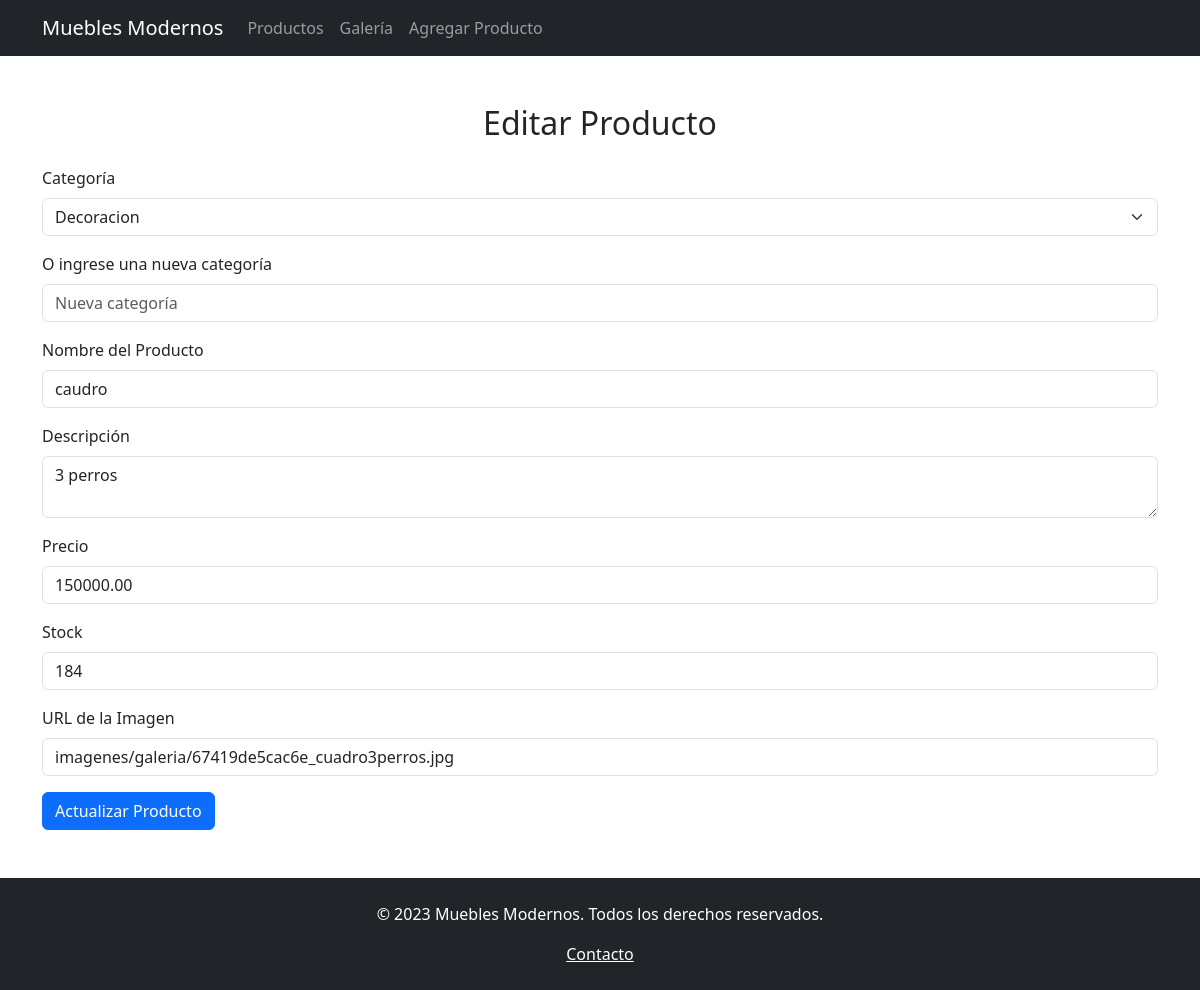
/editar_producto.php?producto_id=6 (signed in), run on the app's committed database.
### tables this page shows
CREATE TABLE `inventario` (
  `id_producto` int(11) NOT NULL,
  `categoria` varchar(255) NOT NULL,
  `nombre` varchar(255) NOT NULL,
  `descripcion` text DEFAULT NULL,
  `precio` decimal(10,2) NOT NULL,
  `stock` int(11) NOT NULL,
  `imagen_url` varchar(255) DEFAULT NULL,
  `en_oferta` enum('si','no') DEFAULT 'no',
  `descuento` int(11) DEFAULT 0,
  `precio_descuento` decimal(10,2) DEFAULT NULL,
  `cantidad_vendida` int(11) DEFAULT 0
);

### src/editar_producto.php (the view, shortened to what this page needs)
<?php
include("conexion.php");
$producto_id = isset($_GET['producto_id']) ? intval($_GET['producto_id']) : 0;
$producto = null;
if ($producto_id > 0) {
    $query = "SELECT * FROM inventario WHERE id_producto = $producto_id";
    $result = mysqli_query($conex, $query);
    $producto = mysqli_fetch_assoc($result);
}
?>
<!DOCTYPE html>
<html lang="es">
<head>
    <link href="https://cdn.jsdelivr.net/npm/bootstrap@5.3.0/dist/css/bootstrap.min.css" rel="stylesheet">
</head>
<body>
    <nav class="navbar navbar-expand-lg navbar-dark bg-dark">
        <div class="container">
            <a class="navbar-brand" href="index.php">Muebles Modernos</a>
            <div class="collapse navbar-collapse" id="navbarNav">
                <ul class="navbar-nav me-auto">
                    <li class="nav-item"><a class="nav-link" href="index.php#productos">Productos</a></li>
                    <li class="nav-item"><a class="nav-link" href="index.php#galeria">Galería</a></li>
                    <li class="nav-item"><a class="nav-link" href="agregar_producto.php">Agregar Producto</a></li>
                </ul>
            </div>
        </div>
    </nav>
    <div class="container my-5">
        <h2 class="text-center mb-4">Editar Producto</h2>
        <form method="post" action="editar_producto.php">
            <div class="mb-3">
                <label for="categoria" class="form-label">Categoría</label>
                <select class="form-select" id="categoria" name="categoria" required>
                    <?php
                    $categorias = mysqli_query($conex, "SELECT DISTINCT categoria FROM inventario");
                    while ($row = mysqli_fetch_assoc($categorias)) {
                        $selected = isset($producto) && $producto['categoria'] == $row['categoria'] ? 'selected' : '';
                        echo "<option value=\"{$row['categoria']}\" $selected>{$row['categoria']}</option>";
                    }
                    ?>
                </select>
                <div class="mt-3">
                    <label for="nueva_categoria" class="form-label">O ingrese una nueva categoría</label>
                    <input type="text" class="form-control" id="nueva_categoria" name="nueva_categoria" placeholder="Nueva categoría">
                </div>
            </div>
            <div class="mb-3">
                <label for="nombre" class="form-label">Nombre del Producto</label>
                <input type="text" class="form-control" id="nombre" name="nombre" value="<?php echo isset($producto) ? $producto['nombre'] : ''; ?>" required>
            </div>
            <div class="mb-3">
                <label for="descripcion" class="form-label">Descripción</label>
                <textarea class="form-control" id="descripcion" name="descripcion" required><?php echo isset($producto) ? $producto['descripcion'] : ''; ?></textarea>
            </div>
            <div class="mb-3">
                <label for="precio" class="form-label">Precio</label>
                <input type="number" step="0.01" class="form-control" id="precio" name="precio" value="<?php echo isset($producto) ? $producto['precio'] : ''; ?>" required>
            </div>
            <div class="mb-3">
                <label for="stock" class="form-label">Stock</label>
                <input type="number" class="form-control" id="stock" name="stock" value="<?php echo isset($producto) ? $producto['stock'] : ''; ?>" required>
            </div>
            <div class="mb-3">
                <label for="imagen_url" class="form-label">URL de la Imagen</label>
                <input type="text" class="form-control" id="imagen_url" name="imagen_url" value="<?php echo isset($producto) ? $producto['imagen_url'] : ''; ?>" required>
            </div>
            <button type="submit" name="actualizar_producto" class="btn btn-primary">Actualizar Producto</button>
        </form>
    </div>
    <footer class="bg-dark text-white text-center py-4">
        <p>&copy; 2023 Muebles Modernos. Todos los derechos reservados.</p>
        <a href="#contacto" class="text-white">Contacto</a>
    </footer>
</body>
</html>

### data on the page
inventario: nombre "caudro", descripcion "3 perros", precio "150000.00", stock "184", imagen_url "imagenes/galeria/67419de5cac6e_cuadro3perros.jpg"

### other printed values
form field categoria "Decoracion"
